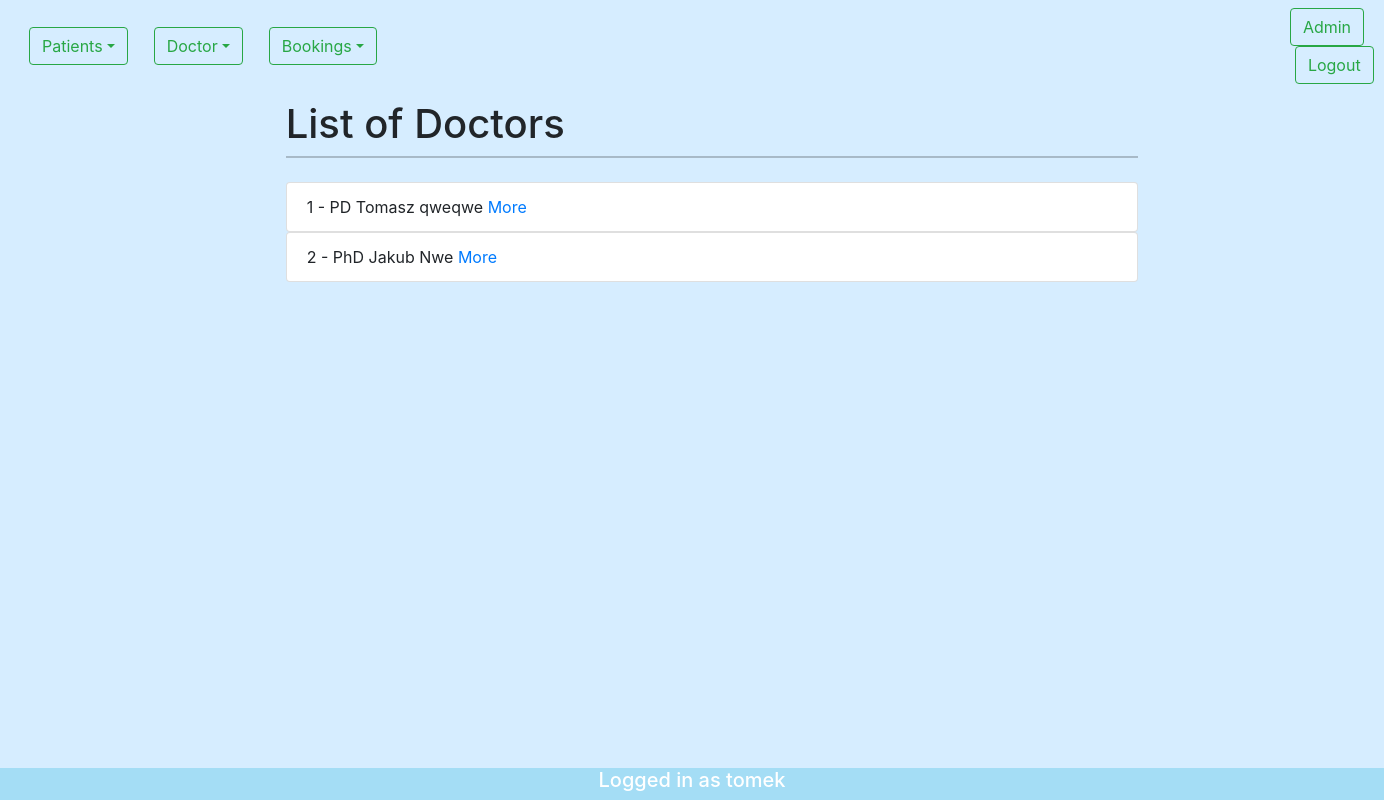
The page /doctor/list/ (signed in) on the database its author committed.
### doctor/models.py (models this page shows, shortened)
class Doctor(models.Model):
    TITLE_CATEGORIES= (
        ('PhD','PhD Student'),
        ('PD','Postdoctoral'),
        ('HbD','Habilitated doctor'),
        ('Prof','Professor')
    )
    first_name   = models.CharField(max_length=20)
    last_name    =models.CharField(max_length=30)
    street       =models.CharField(max_length=30)
    city         =models.CharField(max_length=30)
    number       =models.PositiveIntegerField(default=100)
    phone_number =models.CharField(max_length=30)
    title = models.CharField(max_length=4,choices=TITLE_CATEGORIES)
    price_for_visit = models.PositiveIntegerField(default=100)
    def get_absolute_url(self):
        return reverse("doctor-detail", kwargs={"pk": self.pk})

### doctor/views.py (the view)
# urls.py: path('list/',doctor_list_view),
def doctor_list_view(request):
    queryset=Doctor.objects.all()
    context = {
        "content":queryset
    }
    return render(request,"doctor/doctor_list.html",context)

### templates/doctor/doctor_list.html (shortened to what this page needs)
{%extends 'base.html'%}
{%block intro%} List of Doctors {%endblock%}
{%block content%}
{%for instance in content%}
<ul class="list-group">
    <li class="list-group-item">{{instance.id}} - {{instance.title}} {{instance.first_name}} {{instance.last_name}} <a href="{{instance.get_absolute_url}}" >More</a></li>
</ul>
{%endfor%}
{%endblock%}

### templates/base.html (shortened to what this page needs)
<!DOCTYPE html>
<html>
<head>
    <link href="https://cdn.jsdelivr.net/npm/bootstrap@5.0.0-beta3/dist/css/bootstrap.min.css" rel="stylesheet">
    <link href="/static/theme/assets/css/bootstrap.min.css" rel="stylesheet" type="text/css">
</head>
<body class="content">
    {%if user.is_authenticated%}
    <nav class="navbar navbar-expand-lg" style="background-color: #D6EDFF;">
            <div class="dropdown show">
                <a class="btn" role="button" id="dropdownMenuLink" data-toggle="dropdown" aria-haspopup="true" aria-expanded="false">
                    <button class="btn btn-outline-success my-2 my-sm-0 dropdown-toggle" >Patients</button>
                </a>
                {%endif%}
            </div>
            {%if user.is_authenticated%}
            <div class="dropdown show">
                <a class="btn" role="button" id="dropdownMenuLink" data-toggle="dropdown" aria-haspopup="true" aria-expanded="false">
                    <button class="btn btn-outline-success my-2 my-sm-0 dropdown-toggle" >Doctor</button>
                </a>
                  {%endif%}
            </div>
            {%if user.is_authenticated%}
            <div class="dropdown show">
                <a class="btn" role="button" id="dropdownMenuLink" data-toggle="dropdown" aria-haspopup="true" aria-expanded="false">
                    <button class="btn btn-outline-success my-2 my-sm-0 dropdown-toggle" >Bookings</button>
                </a>
                  {%endif%}
            </div>
            {%if user.is_authenticated%}
            <div style="margin-left:900px;">
                <a href="/admin"><button class="btn btn-outline-success" >Admin</button></a>
                <a href="/logout"><button class="btn btn-outline-success" style="margin-left: 5px;" >Logout</button></a>
                {%endif%}
            </div>
            </nav>
    <div id="content", name="content", class="main">
        <div class="row justify-content-center" style="margin-left: 0px;
    margin-right: 0px;">
            <div class="col-8">
                <h1 class="mt-2">{%block intro%}My Site{%endblock%}</h1>
                <hr class="mt-0 mb-4">
                {%if user.is_authenticated%}
                {%block content%}
                {%endblock%}
                {%else%}
                <p>Ooops...<a href="/login">You have to login in oreder to proceed to this site.</a></p>
                {%endif%}
            </div>
        </div>
    </div>
    <div style="margin-top:100px">
    <footer>
            <h5>Logged in as {{request.user}}</h5>
      </footer>
    </div>
</body>
</html>

### templates/base.html (style rules this page uses)
.main { margin-left: 40px; padding:0px 10px; }
.content { background-color:#D6EDFF; }
footer { position: fixed; left: 0; bottom: 0; width: 100%; background-color:#A4DDF5 ; color: white; text-align: center; }

### rows shown on the page
Doctor: id "1", title "PD", first_name "Tomasz", last_name "qweqwe"
Doctor: id "2", title "PhD", first_name "Jakub", last_name "Nwe"

### other values the page prints
{{ request.user }} "tomek"
